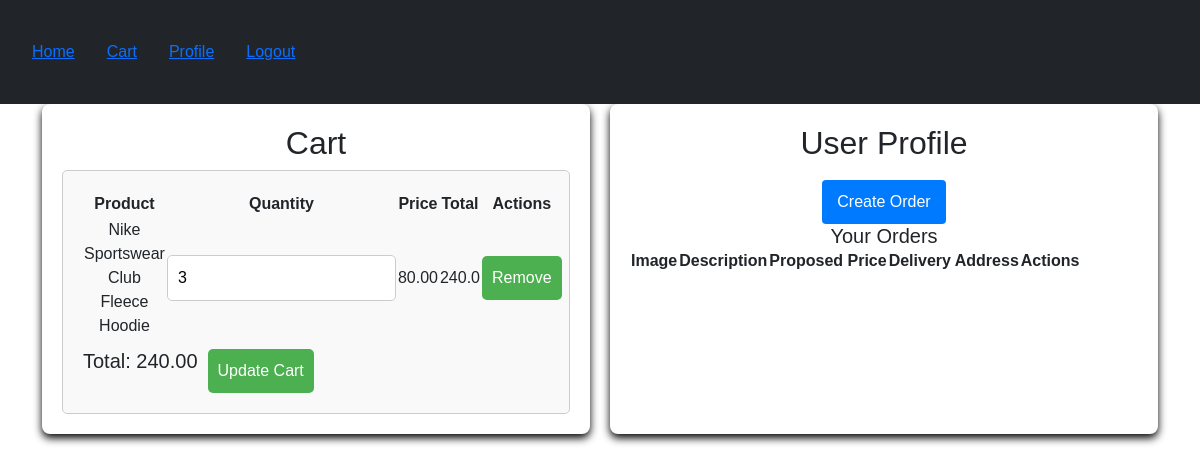
The page /cart/ (signed in) on the database as committed earlier.
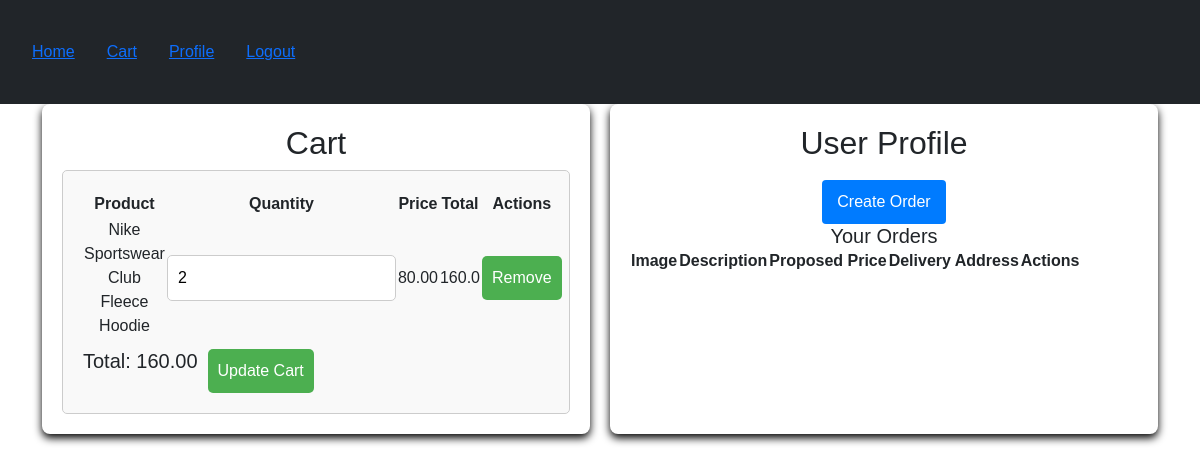
The same page on the database as committed later.
### shop/models.py (models this page shows, shortened)
class CartItem(models.Model):
    user = models.ForeignKey(User, on_delete=models.CASCADE)
    product = models.ForeignKey(Product, on_delete=models.CASCADE)
    quantity = models.PositiveIntegerField(default=1)

class Product(models.Model):
    name = models.CharField(max_length=255)
    slug = models.SlugField(max_length=255, unique=True, blank=True)
    image = models.ImageField(upload_to='products/')
    price = models.DecimalField(max_digits=10, decimal_places=2)
    category = models.ForeignKey(Category, on_delete=models.CASCADE)
    brand = models.ForeignKey(Brand, on_delete=models.CASCADE)
    description = models.TextField()
    stock = models.PositiveIntegerField()
    class Meta:
        ordering = ('id',)

### shop/views.py (the view, shortened to what this page needs)
# urls.py: path('cart/', cart, name='cart'),
@login_required
def cart(request):
    cart_items = CartItem.objects.filter(user=request.user)
    total = sum(item.product.price * item.quantity for item in cart_items)
    context = {
        'cart_items': cart_items,
        'total': total,
    }
    return render(request, 'shop/cart.html', context)

### shop/templatetags/custom_filters.py (called while the page is built)
@register.filter(name='mul')
def multiply(value, arg):
    try:
        return float(value) * float(arg)
    except (ValueError, TypeError):
        return ''

### shop/templates/shop/cart.html (shortened to what this page needs)
{% extends "shop/base.html" %}
{% load static %}
{% load custom_filters %}
{% block content %}
<div class="product-grid">
    <div class="product-card">
        <h2>Cart</h2>
        <form method="POST">
            <table>
                <tr>
                    <th>Product</th>
                    <th>Quantity</th>
                    <th>Price</th>
                    <th>Total</th>
                    <th>Actions</th>
                </tr>
                {% for item in cart_items %}
                <tr>
                    <td>{{ item.product.name }}</td>
                    <td>
                        <input type="number" name="quantity_{{ item.id }}" value="{{ item.quantity }}">
                    </td>
                    <td>{{ item.product.price }}</td>
                    <td>{{ item.product.price|mul:item.quantity }}</td>
                    <td>
                        <button formaction="{% url 'remove_from_cart' item.id %}">Remove</button>
                    </td>
                </tr>
                {% endfor %}
            </table>
            <h3>Total: {{ total }}</h3>
            <button type="submit">Update Cart</button>
        </form>
    </div>
    <div class="product-card">
        <h2>User Profile</h2>
        <a href="{% url 'create_order' %}">Create Order</a>
        <h3>Your Orders</h3>
        <table>
            <tr>
                <th>Image</th>
                <th>Description</th>
                <th>Proposed Price</th>
                <th>Delivery Address</th>
                <th>Actions</th>
            </tr>
        </table>
    </div>
</div>
{% endblock %}

Rows that differ between the two databases and show on the page:
changed CartItem "Nike Sportswear Club Fleece Hoodie": quantity "3" → "2"; product.price|mul "240.0" → "160.0"
Other text that changed with them:
{{ total }}: "240.00" → "160.00"
